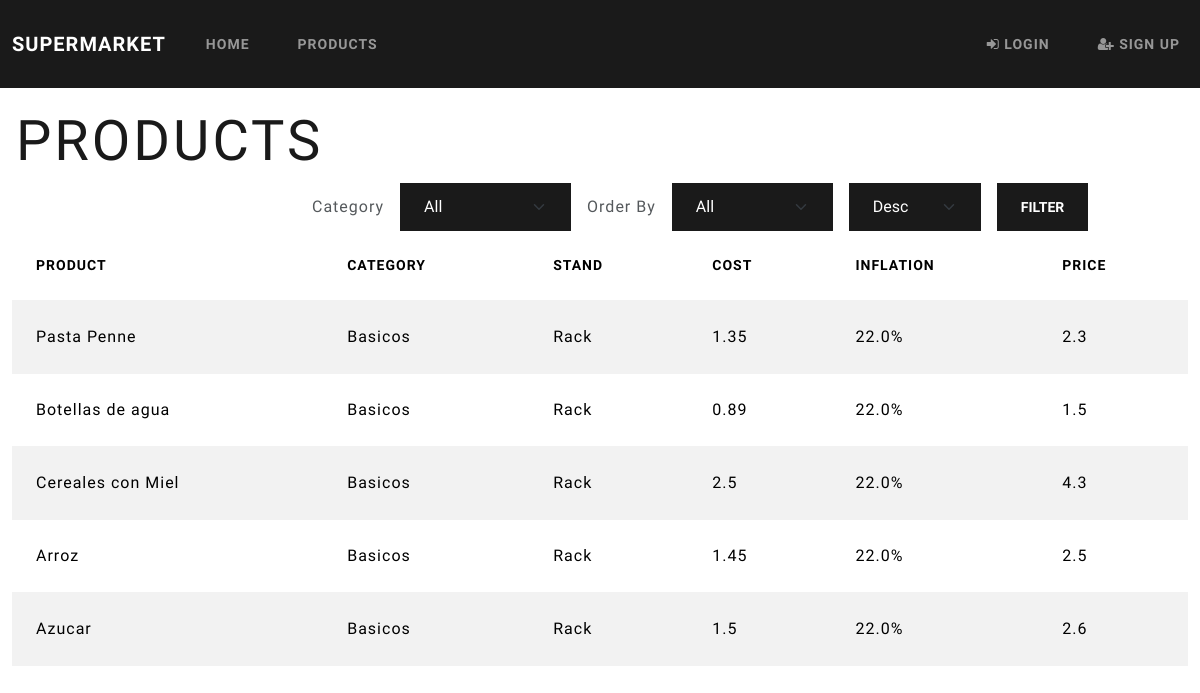
/products/, run on an earlier commit of the app's database.
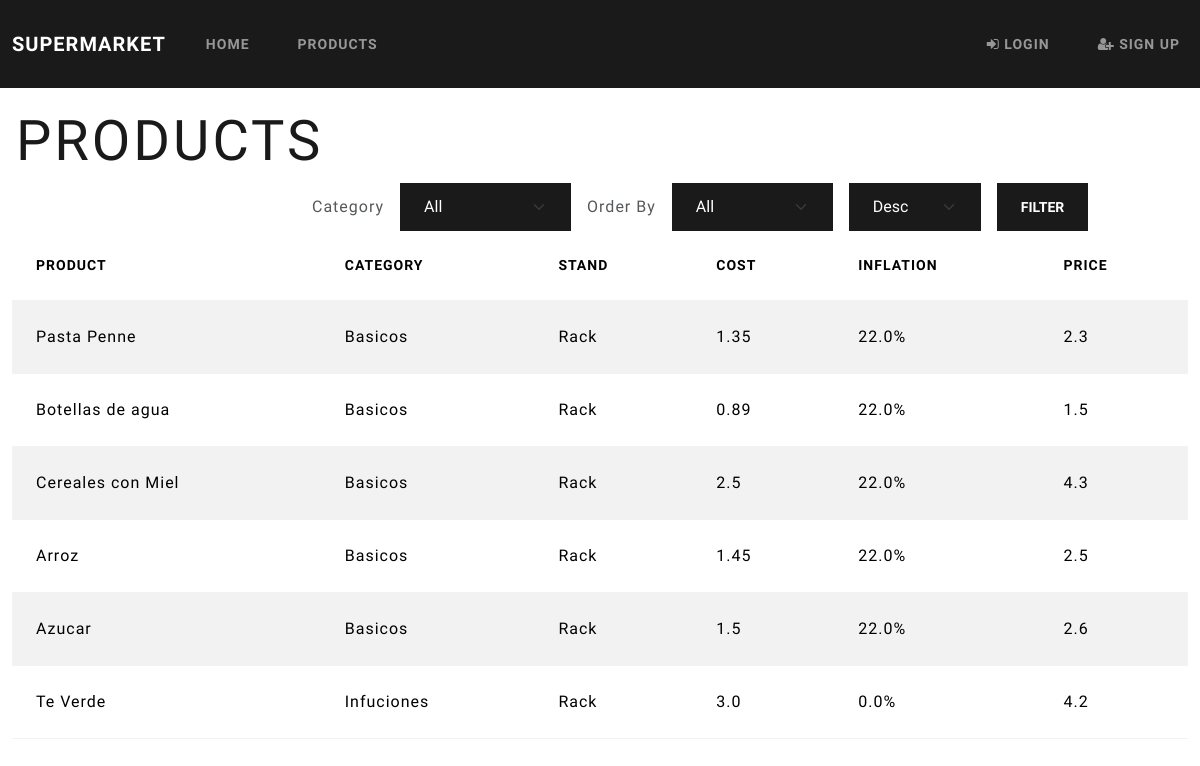
And on a later commit of the database.
### DB/models/products.py (models this page shows, shortened)
class Product(Base):
    __tablename__ = "products"
    product_id = Column(Integer, primary_key=True, autoincrement=True)
    product = Column(String(150), unique=True, nullable=False)
    category_id = Column(Integer, ForeignKey('categories.category_id'))
    stand = Column(String(150), nullable=False)
    cost_unit = Column(Float, nullable=False)
    inflation_rate = Column(Float, nullable=False)
    price = Column(Float, nullable=False)
    category = relationship("Category", backref="products")

### DB/models/categories.py (models this page shows, shortened)
class Category(Base):
    __tablename__ = "categories"
    category_id = Column(Integer, primary_key=True, autoincrement=True)
    category = Column(String(150), unique=True, nullable=False)

### blueprints/products.py (the view, shortened to what this page needs)
@products_bp.route('/', methods=['GET', 'POST'])
def products():
    products = db.get_all(Product)
    categories = db.get_all(Category)
    return render_template('products.html', products=products,categories=categories)

### DB/__init__.py (called while the page is built)
    def get_all(self, model, order_by: str = None, order="asc"):
        print("order: ", order)
        query = self.session.query(model)
        if order_by:
            query = self.__order_by(query, model, order_by, order)
        return query.all()

### templates/products.html (shortened to what this page needs)
{% extends "layout.html" %}
{% block content %}
<main class="container-fluid mt-3">
    <div class="row">
        <div class="col-6">
            <h1 class="display-4 ps-1 pt-1">Products</h1>
        </div>
        <div class="col-6 align-items-center d-flex justify-content-end">
        </div>
    </div>
    <div class="row">
        <div class="col-auto offset-3">
            <form action="{{ url_for('products.products') }}" method="POST">
                <div class="row g-3 align-items-center">
                    <div class="col-auto">
                        <label class="form-label mb-0" for="category_id">Category</label>
                    </div>
                    <div class="col-auto">
                        <select class="form-select bg-primary text-white" name="category_id">
                            <option value="" selected>All</option>
                        </select>
                    </div>
                    <div class="col-auto">
                        <label class="form-label mb-0" for="order_by">Order By</label>
                    </div>
                    <div class="col-auto ">
                        <select class="form-select bg-primary text-white" name="order_by">
                            <option value="" selected>All</option>
                        </select>
                    </div>
                    <div class="col-auto">
                        <select name="order" id="order" class="form-select bg-primary text-white">
                            <option value="desc">Desc</option>
                        </select>
                    </div>
                    <div class="col-auto">
                        <button type="submit" class="btn btn-primary">Filter</button>
                    </div>
                </div>
            </form>
        </div>
    </div>
    {% if products|length != 0 %}
    <table class="table table-striped table-hover sticky-top ">
        <thead>
            <tr>
                <th scope="col">Product</th>
                <th scope="col">Category</th>
                <th scope="col">Stand</th>
                <th scope="col">Cost</th>
                <th scope="col">Inflation</th>
                <th scope="col">Price</th>
            </tr>
        </thead>
        <tbody>
            {% for product in products %}
            <tr class="align-middle">
                <td>{{ product.product }}</td>
                <td>{{ product.category.category }}</td>
                <td>{{ product.stand }}</td>
                <td>{{ product.cost_unit }}</td>
                <td>{{ product.inflation_rate }}%</td>
                <td>{{ product.price }}</td>
            </tr>
            {% endfor %}
        </tbody>
    </table>
    {% else %}
    <h3 class="text-center mt-3">No Products Found</h3>
    {% endif %}
</main>
{% endblock content %}

What changed in the data, as far as the page shows it:
added Product: product "Te Verde", category.category "Infuciones", stand "Rack", cost_unit "3.0", inflation_rate "0.0", price "4.2"
